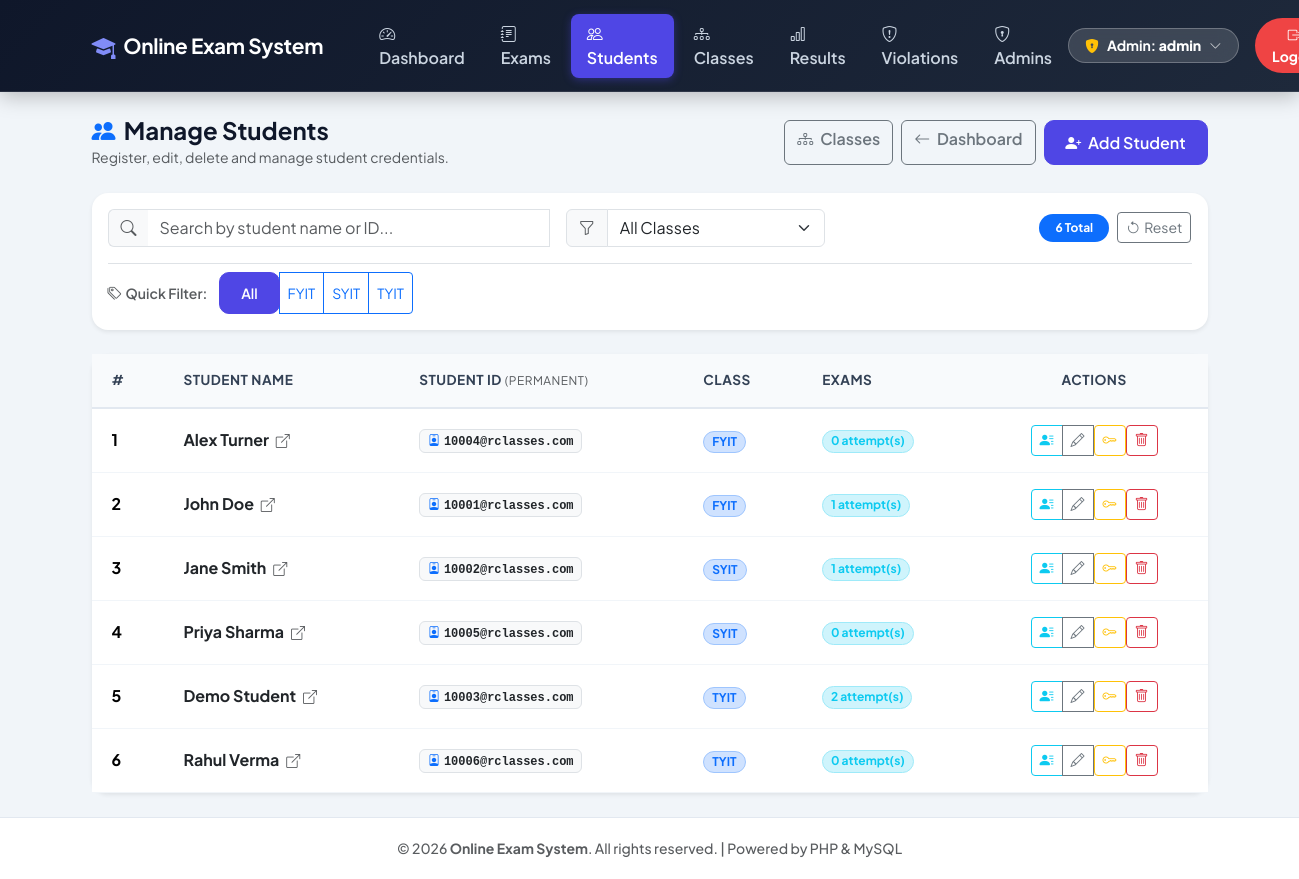
/admin/manage-students.php (signed in), run on an earlier commit of the app's database.
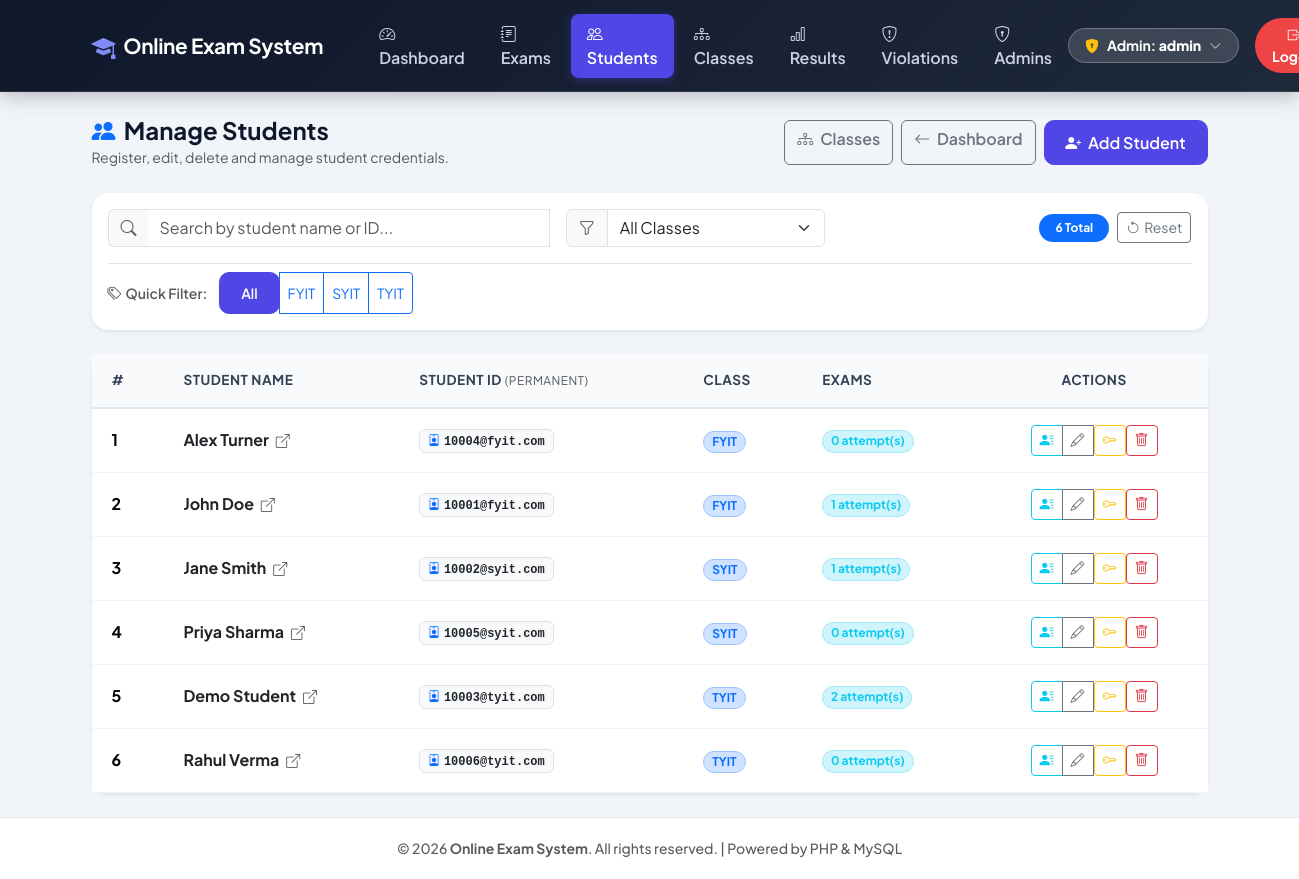
And on a later commit of the database.
### tables this page shows
CREATE TABLE IF NOT EXISTS `classes` (
    `id`          INT AUTO_INCREMENT PRIMARY KEY,
    `name`        VARCHAR(50)  NOT NULL,
    `description` VARCHAR(200) NULL,
    `sort_order`  INT          NOT NULL DEFAULT 0,
    `created_at`  DATETIME     NOT NULL DEFAULT CURRENT_TIMESTAMP,
    UNIQUE KEY `uq_class_name` (`name`)
);

CREATE TABLE IF NOT EXISTS `students` (
    `id`       INT AUTO_INCREMENT PRIMARY KEY,
    `name`     VARCHAR(100) NOT NULL,
    `email`    VARCHAR(100) NOT NULL UNIQUE,
    `password` VARCHAR(255) NOT NULL,
    `class_id` INT NULL,
    FOREIGN KEY (`class_id`) REFERENCES `classes`(`id`) ON DELETE SET NULL
);

### admin/manage-students.php (the view, shortened to what the rows shown need)
<?php
include '../includes/header.php';
include '../config/db.php';
$classes_res = mysqli_query($conn, "SELECT * FROM classes ORDER BY sort_order, name");
$classes = [];
while ($row = mysqli_fetch_assoc($classes_res)) $classes[] = $row;
$students_res = mysqli_query($conn,
    "SELECT s.*, c.name AS class_name,
            (SELECT COUNT(*) FROM results r WHERE r.student_id = s.id) AS exam_count
     FROM students s
     LEFT JOIN classes c ON s.class_id = c.id
     ORDER BY c.sort_order ASC, c.name ASC, s.name ASC");
$students = [];
while ($row = mysqli_fetch_assoc($students_res)) $students[] = $row;
?>
<div class="card shadow-sm border-0 rounded-4 mb-4">
    <div class="card-body py-3">
        <div class="d-flex align-items-center mt-3 pt-2 border-top flex-wrap gap-2">
            <div class="btn-group btn-group-sm flex-wrap" id="classFilterGroup">
                <button type="button" class="btn btn-primary active" data-class-id="0" onclick="filterClass(0)">All</button>
                <?php foreach ($classes as $c): ?>
                <button type="button" class="btn btn-outline-primary" data-class-id="<?php echo $c['id']; ?>" onclick="filterClass(<?php echo $c['id']; ?>)">
                    <?php echo htmlspecialchars($c['name']); ?>
                </button>
                <?php endforeach; ?>
            </div>
        </div>
    </div>
</div>
<div class="card shadow-sm border-0 rounded-4">
    <div class="card-body p-0">
        <div class="table-responsive">
            <table class="table custom-table align-middle mb-0" id="studentsTable">
                <thead>
                    <tr>
                        <th class="ps-4">#</th>
                        <th>Student Name</th>
                        <th>Student ID <small class="fw-normal text-muted">(permanent)</small></th>
                        <th>Class</th>
                        <th>Exams</th>
                        <th class="text-center pe-4">Actions</th>
                    </tr>
                </thead>
                <tbody>
                    <?php if (empty($students)): ?>
                    <tr><td colspan="6" class="text-center text-muted py-4"><i class="bi bi-inbox fs-3 d-block mb-2"></i>No students registered yet.</td></tr>
                    <?php else: $i = 1; foreach ($students as $s): ?>
                    <tr class="student-row"
                        data-class-id="<?php echo (int)($s['class_id'] ?? 0); ?>"
                        data-name="<?php echo htmlspecialchars(strtolower($s['name'])); ?>"
                        data-email="<?php echo htmlspecialchars(strtolower($s['email'])); ?>">
                        <td class="ps-4 fw-bold"><?php echo $i++; ?></td>
                        <td>
                            <a href="student-profile.php?id=<?php echo $s['id']; ?>" class="fw-bold text-dark text-decoration-none">
                                <?php echo htmlspecialchars($s['name']); ?>
                                <i class="bi bi-box-arrow-up-right ms-1 small text-muted"></i>
                            </a>
                        </td>
                        <td>
                            <span class="badge bg-light text-dark border font-monospace">
                                <i class="bi bi-person-badge me-1 text-primary"></i><?php echo htmlspecialchars($s['email']); ?>
                            </span>
                        </td>
                        <td>
                            <?php if ($s['class_name']): ?>
                                <span class="badge bg-primary-subtle text-primary border border-primary-subtle rounded-pill px-2 py-1">
                                    <?php echo htmlspecialchars($s['class_name']); ?>
                                </span>
                            <?php else: ?>
                                <span class="text-muted small fst-italic">No class</span>
                            <?php endif; ?>
                        </td>
                        <td>
                            <span class="badge bg-info-subtle text-info border border-info-subtle rounded-pill">
                                <?php echo $s['exam_count']; ?> attempt(s)
                            </span>
                        </td>
                        <td class="text-center pe-4">
                            <div class="btn-group btn-group-sm">
                                <a href="student-profile.php?id=<?php echo $s['id']; ?>" class="btn btn-outline-info" title="View Profile">
                                    <i class="bi bi-person-lines-fill"></i>
                                </a>
                                <button class="btn btn-outline-secondary" data-bs-toggle="modal" data-bs-target="#editStudentModal<?php echo $s['id']; ?>" title="Edit">
                                    <i class="bi bi-pencil"></i>
                                </button>
                                <form method="POST" style="display:inline;" onsubmit="return confirm('Reset password of <?php echo htmlspecialchars($s['name'], ENT_QUOTES); ?> to \'student\'?')">
                                    <button type="submit" class="btn btn-outline-warning btn-sm" title="Reset Password"><i class="bi bi-key"></i></button>
                                </form>
                                <form method="POST" style="display:inline;" onsubmit="return confirm('Delete student <?php echo htmlspecialchars($s['name'], ENT_QUOTES); ?>?')">
                                    <button type="submit" class="btn btn-outline-danger btn-sm" title="Delete"><i class="bi bi-trash"></i></button>
                                </form>
                            </div>
                        </td>
                    </tr>
                    <?php endforeach; endif; ?>
                </tbody>
            </table>
        </div>
    </div>
</div>
<?php include '../includes/footer.php'; ?>

What changed in the data, as far as the page shows it:
changed students "Alex Turner": email "10004@rclasses.com" → "10004@fyit.com"
changed students "John Doe": email "10001@rclasses.com" → "10001@fyit.com"
changed students "Jane Smith": email "10002@rclasses.com" → "10002@syit.com"
changed students "Priya Sharma": email "10005@rclasses.com" → "10005@syit.com"
changed students "Demo Student": email "10003@rclasses.com" → "10003@tyit.com"
changed students "Rahul Verma": email "10006@rclasses.com" → "10006@tyit.com"
